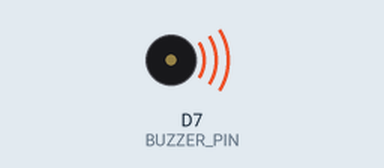
Recording of a sketch running on a simulated STM32 Nucleo. Shown: buzzer (waves = sounding). What the sketch prints to the serial monitor is not drawn.

Above: at 1.3 s.
At 6.4 s:
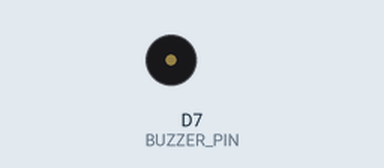
Timing chart, 0 to 10.6 s (numbered marks = the images above):
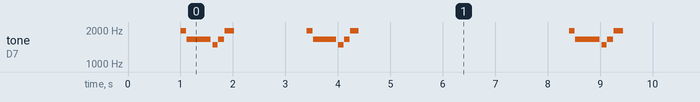

The sketch:

compowder_exact.ino
```cpp
// ============================================================================
// compowder_exact.ino — Jingle "Totally Spies Compowder Sound"
// NUCLEO-F767ZI / STM32duino
// Câblage : PA8 --[100 Ω]-- (+)PS1720P02(−) -- GND
//
// ✅ TRANSCRIPTION EXACTE depuis analyse audio (librosa pyin)
//    Fichier source : ytmp3free_cc_totally-spies-compowder-sound.mp3
//    Détection de pitch frame par frame, sr=44100 Hz, hop=512
//
// Résultat de l'analyse :
//   3 notes uniquement : B6, G♯6, F♯6
//   Le jingle se répète 2 fois avec ~1,36 s de silence entre les deux phrases
//
//   Phrase : B6(116ms) → G♯6(500ms) → F♯6(104ms) → G♯6(128ms) → B6(197ms)
//   Silence  1359ms
//   Reprise : B6(128ms) → G♯6(476ms) → F♯6(116ms) → G♯6(116ms) → B6(174ms)
// ============================================================================

#define BUZZER_PIN  PA8

// ── Fréquences exactes (standard Arduino pitches.h, octave 6) ────────────────
#define NOTE_FS6  1480   // Fa♯6  — détecté à 1480–1507 Hz
#define NOTE_GS6  1661   // Sol♯6 — détecté à 1659–1678 Hz
#define NOTE_B6   1976   // Si6   — détecté à 1983–1991 Hz
#define REST         0

// ── Structure note + durée ms ────────────────────────────────────────────────
struct Note {
    int freq;       // Hz (0 = silence)
    int dur_ms;     // durée en ms
};

// ── Phrase 1 (occurrence originale) ──────────────────────────────────────────
const Note phrase1[] = {
    { NOTE_B6,  116 },   // Si6  court
    { NOTE_GS6, 499 },   // Sol♯6 long (116 ms + 23 ms transition + 383 ms)
    { NOTE_FS6, 104 },   // Fa♯6 court
    { NOTE_GS6, 128 },   // Sol♯6 court
    { NOTE_B6,  197 },   // Si6  fin de phrase (noire pointée ~)
    { REST,    1359 },   // silence entre les deux phrases
};

// ── Phrase 2 (répétition) ─────────────────────────────────────────────────────
const Note phrase2[] = {
    { NOTE_B6,  128 },   // Si6  court
    { NOTE_GS6, 476 },   // Sol♯6 long (93 ms + 23 ms + 383 ms)
    { NOTE_FS6, 116 },   // Fa♯6 court
    { NOTE_GS6, 116 },   // Sol♯6 court
    { NOTE_B6,  174 },   // Si6  fin de phrase
};

const int NB_P1 = sizeof(phrase1) / sizeof(phrase1[0]);
const int NB_P2 = sizeof(phrase2) / sizeof(phrase2[0]);

// ── Lecture d'une phrase (bloquant) ──────────────────────────────────────────
void jouerPhrase(const Note* phrase, int nb) {
    for (int i = 0; i < nb; i++) {
        if (phrase[i].freq == REST) {
            noTone(BUZZER_PIN);
            delay(phrase[i].dur_ms);
        } else {
            // 92 % de la durée = articulation légère inter-notes
            tone(BUZZER_PIN, phrase[i].freq, phrase[i].dur_ms * 92 / 100);
            delay(phrase[i].dur_ms);
            noTone(BUZZER_PIN);
        }
    }
}

// ── Jingle complet ────────────────────────────────────────────────────────────
void jouerCompowder() {
    jouerPhrase(phrase1, NB_P1);
    jouerPhrase(phrase2, NB_P2);
}

// ── setup() ───────────────────────────────────────────────────────────────────
void setup() {
    Serial.begin(115200);
    while (!Serial && millis() < 3000);

    Serial.println("=== Compowder Sound — Totally Spies ===");
    Serial.println("Notes detectees : B6 (1976 Hz), G#6 (1661 Hz), F#6 (1480 Hz)");
    Serial.println("Structure : phrase x2, silence 1,36 s entre les deux");
    Serial.println();

    pinMode(BUZZER_PIN, OUTPUT);
    delay(1000);
}

// ── loop() ────────────────────────────────────────────────────────────────────
void loop() {
    Serial.println("WOOHP !");
    jouerCompowder();
    delay(4000);
}

// ============================================================================
//  INTÉGRATION DANS MMM2026 (exemple — appel unique à l'entrée d'un état)
// ============================================================================
//
//  #include "buzzer.h"    // ton module existant pour les bips système
//
//  // Le jingle Compowder est SÉPARÉ du module buzzer (durées ms fixes)
//  // Appel typique au démarrage ou à un événement ponctuel :
//
//  case ATTENTE:
//      if (premier_demarrage) {
//          jouerCompowder();       // bloquant ~2,5 s — acceptable au boot
//          premier_demarrage = false;
//      }
//      break;
//
//  // Si tu veux que ce soit non-bloquant, dis-le moi :
//  // je te fais un jouerCompowder_tick() sur le même principe que buzzer_tick()
//
// ============================================================================
```
